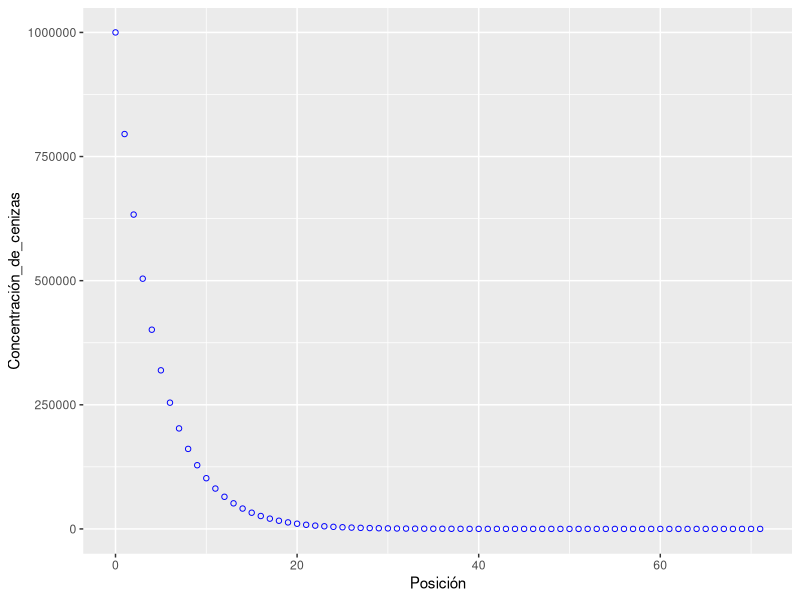
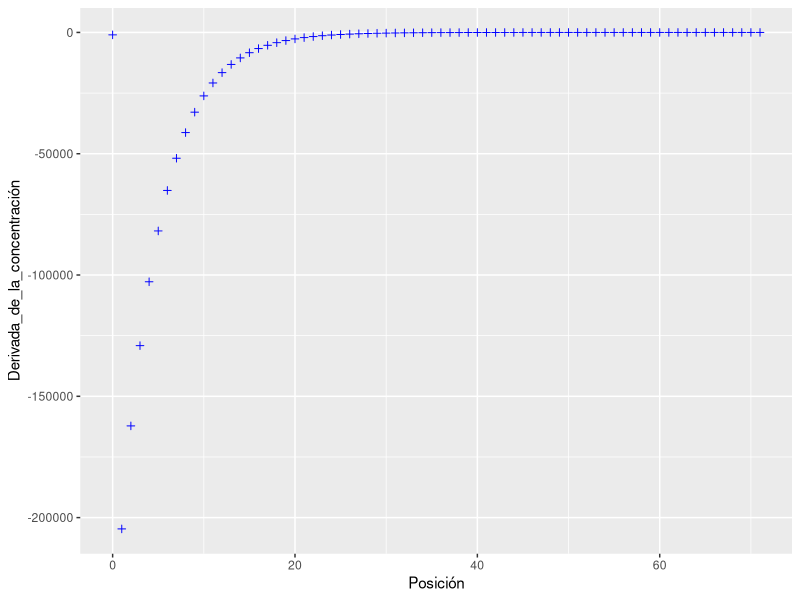
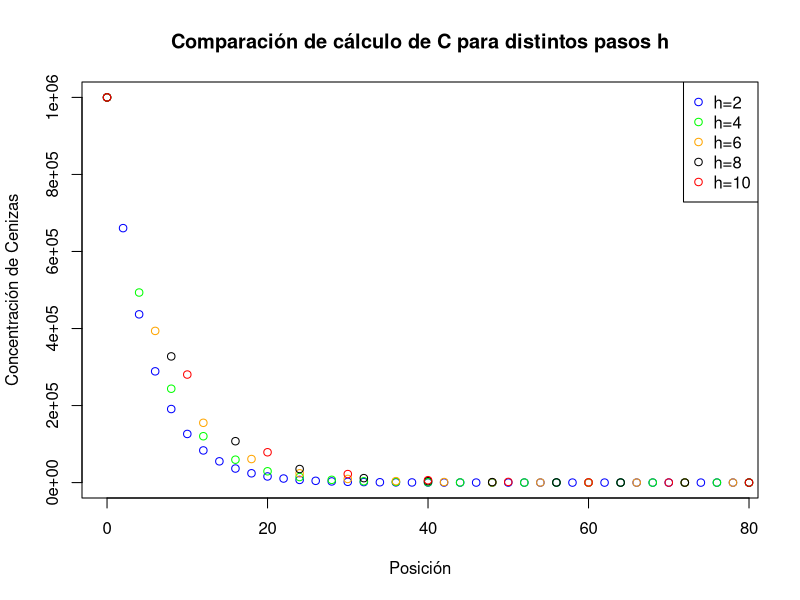
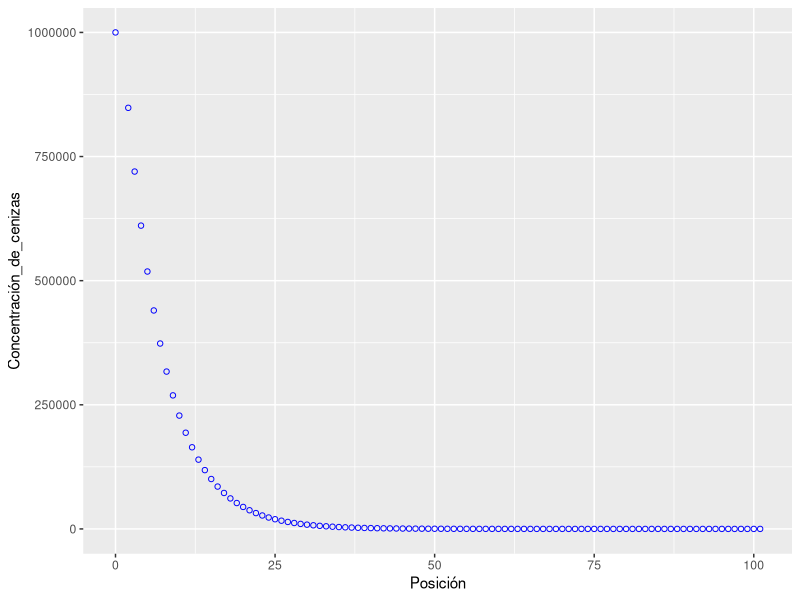
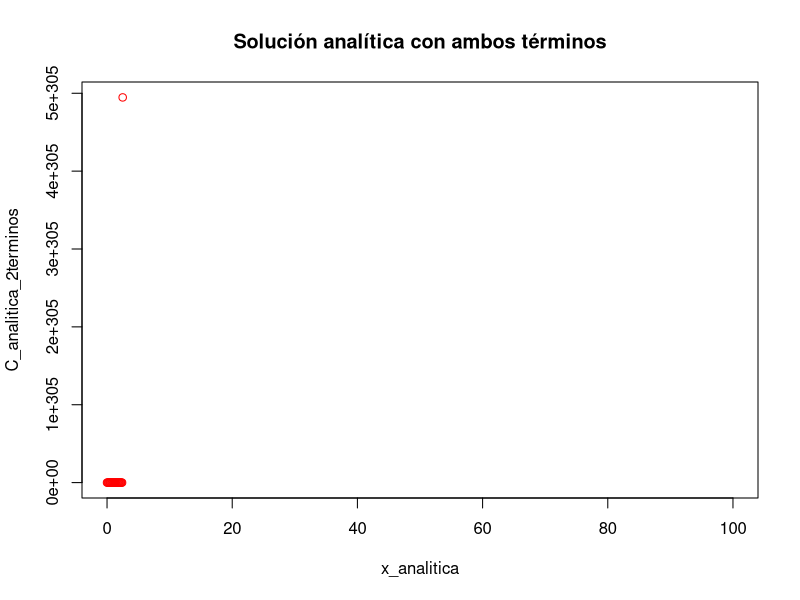
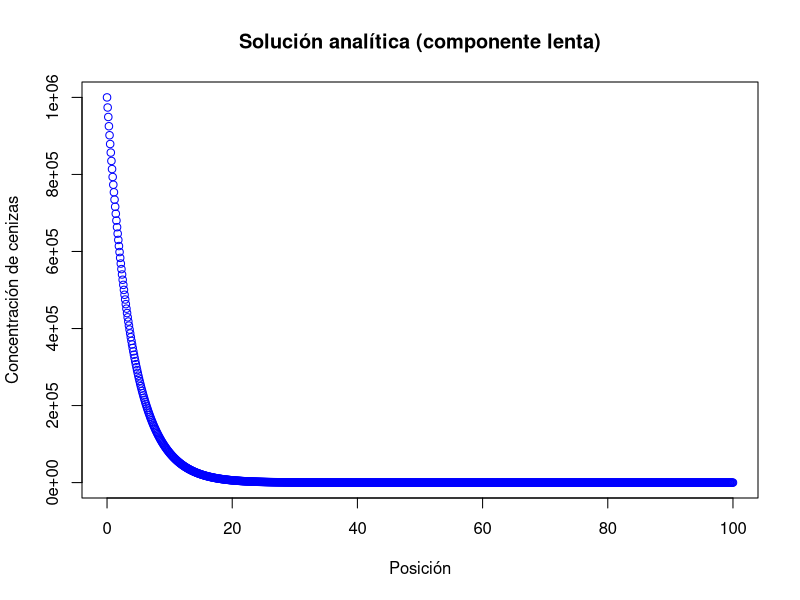
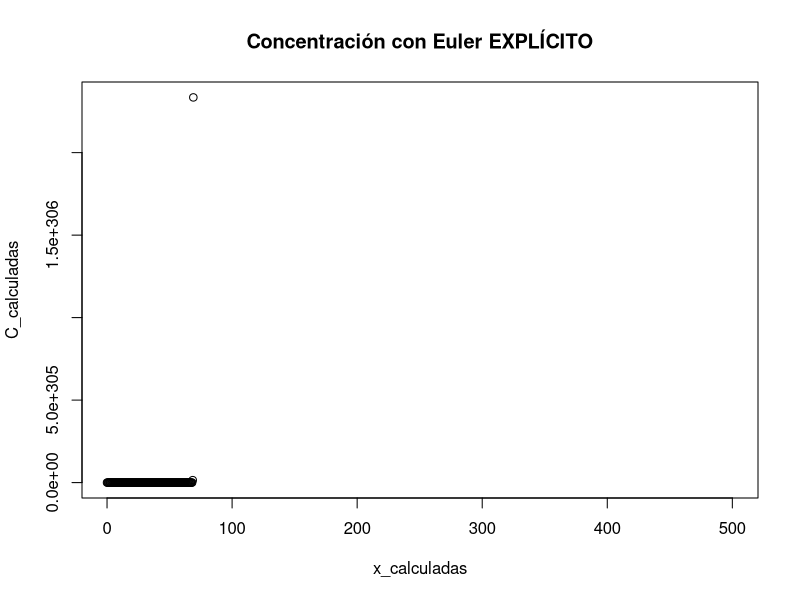
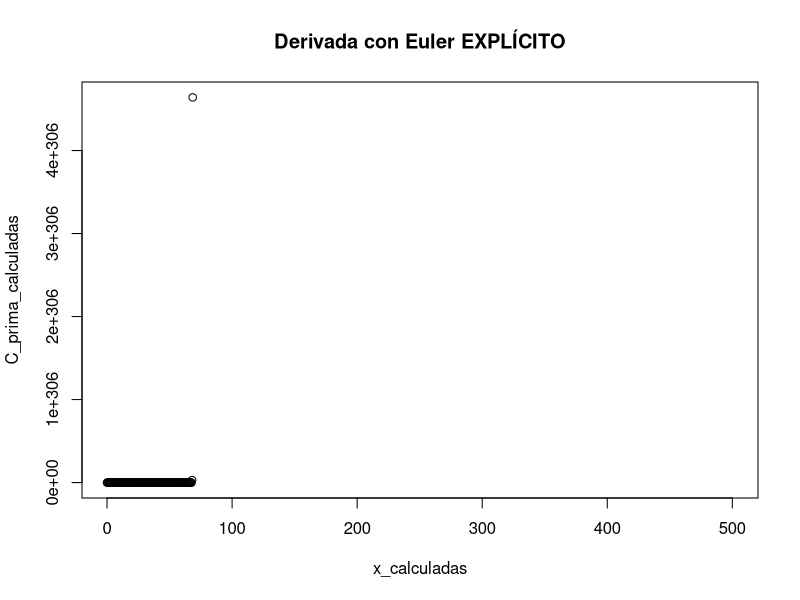

Source code (R) for these figures, in order: (Note: a time limit stopped this script after it produced the figures.)
## ---- chunk 1
h <- 1 #paso elegido
U <- 39 #velocidad del viento
D <- 0.14 #factor de turbulencia
K <- 10 #constante de decaimiento
C <- 1000000 #concentración de cenizas inicial
C_prima <- -1000
x <- 0 #posición inicial

#Para resolver el SEL (Ax=b) usamos Eliminación Gaussiana CON pivoteo parcial:
A <- matrix(c(-1, h, h*(K/D), h*(U/D)-1), nrow = 2, ncol = 2, byrow = TRUE)
print(A) #matriz de coeficientes
## ---- chunk 2
#Pivoteo parcial con fin de reducir el valor del multiplicador al aumentar el elemento de la diagonal
fila <- A[1,]
A[1,] <- A[2,]
A[2,] <- fila

m21 <- A[2,1]/A[1,1] # multiplicador
A[2,] <- A[2,]-m21*A[1,]

# debido a que hay que resolver sucesivamente SEL con la misma matriz A y diferentes b, usamos una descomposición LU de Doolittle para facilitar el cálculo. (A=LU)
Lower <- matrix(c(1, 0, m21, 1), nrow = 2, ncol = 2, byrow = TRUE)
Upper <- A
print("Matriz L:", quote = FALSE)
Lower
print("Matriz U:", quote = FALSE)
Upper
## ---- chunk 3
n <- 0 #cantidad de avances
C_calculadas <- c(C)
C_prima_calculadas <- c(C_prima)
x_calculadas <- c(x)

while (C >= 0.1){ #avanzamos hasta que C sea menor a 0,1 mg/m3
  b <- matrix(c(-C, -C_prima), nrow = 2, ncol = 1, byrow = TRUE)
  
  #intercambio de filas para b del pivoteo parcial
  fila <- b[1,]
  b[1,] <- b[2,]
  b[2,] <- fila
  
  #sistema Ly=b
  vector_y <- matrix(c(b[1,], # y1
                     b[2,]-Lower[2,1]*b[1,]), # y2
                     nrow = 2, ncol = 1, byrow = TRUE)
  #Sistema Ux=y
  vector_x <- matrix(c((vector_y[1,]-Upper[1,2]*(vector_y[2,]/Upper[2, 2]))/Upper[1,1], # u_{n+1} (C)
                       vector_y[2,]/Upper[2, 2]), # v_{n+1} (C')
                       nrow = 2, ncol = 1, byrow = TRUE)
  
  #Valores de la concentración de cenizas y de su derivada en la posición x
  x <- x+h
  n <- n+1
  C <- vector_x[1,]
  C_prima <- vector_x[2,]
  
  #Guardo los valores calculados en vectores:
  C_calculadas <- c(C_calculadas, C)
  C_prima_calculadas <- c(C_prima_calculadas, C_prima)
  x_calculadas <- c(x_calculadas, x)
}
## ---- chunk 4
paste("Se alcanza una concentración de cenizas menor a los 0,1 mg/m3 a los", x, "kilómetros del volcán (distancia medida en dirección a la velocidad del viento).")
## ---- chunk 5
library(ggplot2)
ggplot(data.frame("Posición"=x_calculadas, "Concentración_de_cenizas"=C_calculadas), aes(x=Posición, y=Concentración_de_cenizas)) +
  geom_point(color="blue", shape=1)
## ---- chunk 6
ggplot(data.frame("Posición"=x_calculadas, "Derivada_de_la_concentración"=C_prima_calculadas), aes(x=Posición, y=Derivada_de_la_concentración)) +
  geom_point(color="blue", shape=3)
## ---- chunk 7
C_x_dist_h <- list() #armo una lista de listas

for (i in seq(2, 10, by = 2)){ # vamos aumentando el paso de a 2 km (a partir de 0)
  h <- i
  C <- 1000000 #concentración de cenizas inicial
  C_prima <- -1000
  x <- 0 #posición inicial
  
  # repito el procedimiento con un h general
  A <- matrix(c(-1, h, h*(K/D), h*(U/D)-1), nrow = 2, ncol = 2, byrow = TRUE)
  fila <- A[1,]
  A[1,] <- A[2,]
  A[2,] <- fila
  m21 <- A[2,1]/A[1,1]
  A[2,] <- A[2,]-m21*A[1,]
  Lower <- matrix(c(1, 0, m21, 1), nrow = 2, ncol = 2, byrow = TRUE)
  Upper <- A
  
  n <- 0 #cantidad de avances
  C_calculadas <- c(C)
  C_prima_calculadas <- c(C_prima)
  x_calculadas <- c(x)
  
  while (C >= 0.1){ #avanzamos hasta que C sea menor a 0,1 mg/m3
    b <- matrix(c(-C, -C_prima), nrow = 2, ncol = 1, byrow = TRUE)
  
    #intercambio de filas para b del pivoteo parcial
    fila <- b[1,]
    b[1,] <- b[2,]
    b[2,] <- fila
    
    #sistema Ly=b
    vector_y <- matrix(c(b[1,], # y1
                       b[2,]-Lower[2,1]*b[1,]), # y2
                       nrow = 2, ncol = 1, byrow = TRUE)
    #Sistema Ux=y
    vector_x <- matrix(c((vector_y[1,]-Upper[1,2]*(vector_y[2,]/Upper[2, 2]))/Upper[1,1], # u_{n+1} (C)
                         vector_y[2,]/Upper[2, 2]), # v_{n+1} (C')
                         nrow = 2, ncol = 1, byrow = TRUE)
    
    #Valores de la concentración de cenizas y de su derivada en la posición x
    x <- x+h
    n <- n+1
    C <- vector_x[1,]
    C_prima <- vector_x[2,]
    
    #Guardo los valores calculados en vectores:
    C_calculadas <- c(C_calculadas, C)
    C_prima_calculadas <- c(C_prima_calculadas, C_prima)
    x_calculadas <- c(x_calculadas, x)
  }
  C_x_dist_h[[length(C_x_dist_h) + 1]] <- list("Posición"=x_calculadas, "Concentración_de_cenizas"=C_calculadas)
  # vamos guardando en esta lista los avances calculados con distintos h
}
## ---- chunk 8
# Graficando:
plot(C_x_dist_h[[1]]$Posición, C_x_dist_h[[1]]$Concentración_de_cenizas, col="blue",
     xlab="Posición", ylab="Concentración de Cenizas", 
     main="Comparación de cálculo de C para distintos pasos h")
points(C_x_dist_h[[2]]$Posición, C_x_dist_h[[2]]$Concentración_de_cenizas, col="green")
points(C_x_dist_h[[3]]$Posición, C_x_dist_h[[3]]$Concentración_de_cenizas, col="orange")
points(C_x_dist_h[[4]]$Posición, C_x_dist_h[[4]]$Concentración_de_cenizas, col="black")
points(C_x_dist_h[[5]]$Posición, C_x_dist_h[[5]]$Concentración_de_cenizas, col="red")
legend("topright", 
  legend = c("h=2", "h=4", "h=6", "h=8", "h=10"),
  col = c("blue" ,"green", "orange", "black", "red"), 
  pch = c(1, 1, 1, 1, 1))
## ---- chunk 9
h <- 0.01
C <- 1000000 #concentración de cenizas inicial
C_prima <- -1000
x <- 0 #posición inicial
U <- 39 #velocidad del viento
D <- 0.14 #factor de turbulencia
K <- 10 #constante de decaimiento

A <- matrix(c(-1, h, h*(K/D), h*(U/D)-1), nrow = 2, ncol = 2, byrow = TRUE)
m21 <- A[2,1]/A[1,1]
A[2,] <- A[2,]-m21*A[1,]
Lower <- matrix(c(1, 0, m21, 1), nrow = 2, ncol = 2, byrow = TRUE)
Upper <- A

n <- 0 #cantidad de avances
C_calculadas <- c(C)
C_prima_calculadas <- c(C_prima)
x_calculadas <- c(x)

while (x<1){
    b <- matrix(c(-C, -C_prima), nrow = 2, ncol = 1, byrow = TRUE)
    
    #sistema Ly=b
    vector_y <- matrix(c(b[1,], # y1
                       b[2,]-Lower[2,1]*b[1,]), # y2
                       nrow = 2, ncol = 1, byrow = TRUE)
    #Sistema Ux=y
    vector_x <- matrix(c((vector_y[1,]-Upper[1,2]*(vector_y[2,]/Upper[2, 2]))/Upper[1,1], # u_{n+1} (C)
                         vector_y[2,]/Upper[2, 2]), # v_{n+1} (C')
                         nrow = 2, ncol = 1, byrow = TRUE)
    
    #Valores de la concentración de cenizas y de su derivada en la posición x
    x <- x+h
    n <- n+1
    C <- vector_x[1,]
    C_prima <- vector_x[2,]
    
    C_exacta <- C
}
paste("A los", x,"km se alcanza una concentración de cenizas de C(x=1km)=", C_exacta, "mg/m3. Valor calculado con un paso de h = 0,01 km.")
## ---- chunk 10
h <- 1
pasos_utilizados <- c(NA)
C_obtenidos_dist_h <- c(NA)
error_abs_obtenido_dist_h <- c(NA)
error_rel_obtenido_dist_h <- c(NA)
error_rel <- 100
while (error_rel >= 1) {
  C <- 1000000 #concentración de cenizas inicial
  C_prima <- -1000
  x <- 0 #posición inicial
  
  A <- matrix(c(-1, h, h*(K/D), h*(U/D)-1), nrow = 2, ncol = 2, byrow = TRUE)
  m21 <- A[2,1]/A[1,1]
  A[2,] <- A[2,]-m21*A[1,]
  Lower <- matrix(c(1, 0, m21, 1), nrow = 2, ncol = 2, byrow = TRUE)
  Upper <- A
  
  n <- 0 #cantidad de avances
  C_calculadas <- c(C)
  C_prima_calculadas <- c(C_prima)
  x_calculadas <- c(x)
  while (x<1){
    b <- matrix(c(-C, -C_prima), nrow = 2, ncol = 1, byrow = TRUE)
    
    #sistema Ly=b
    vector_y <- matrix(c(b[1,], # y1
                       b[2,]-Lower[2,1]*b[1,]), # y2
                       nrow = 2, ncol = 1, byrow = TRUE)
    #Sistema Ux=y
    vector_x <- matrix(c((vector_y[1,]-Upper[1,2]*(vector_y[2,]/Upper[2, 2]))/Upper[1,1], # u_{n+1} (C)
                         vector_y[2,]/Upper[2, 2]), # v_{n+1} (C')
                         nrow = 2, ncol = 1, byrow = TRUE)
    
    #Valores de la concentración de cenizas y de su derivada en la posición x
    x <- x+h
    n <- n+1
    C <- vector_x[1,]
    C_prima <- vector_x[2,]
    error_abs <- abs(C-C_exacta)
    error_rel <- (error_abs/C)*100
  }
  pasos_utilizados <- c(pasos_utilizados, h)
  C_obtenidos_dist_h <- c(C_obtenidos_dist_h, C)
  error_abs_obtenido_dist_h <- c(error_abs_obtenido_dist_h, error_abs)
  error_rel_obtenido_dist_h <- c(error_rel_obtenido_dist_h, error_rel)
  h <- h/2
}
data.frame("Paso h utilizado"= pasos_utilizados, "C a 1km"= C_obtenidos_dist_h, "Error absoluto de C"= error_abs_obtenido_dist_h, "Error relativo de C (%)"= error_rel_obtenido_dist_h)
## ---- chunk 11
h <- 1 #paso elegido
U <- 39 #velocidad del viento
D <- 0.14 #factor de turbulencia
# NO uso la K dada de dato
C <- 1000000

K_calib_EI <- 0 #inicializo la cte de decaimiento calibrada con Euler Implícito

while (round(C, digits = 2) != 0.07) {
  K_calib_EI <- K_calib_EI+0.001
  C <- 1000000 #concentración de cenizas inicial
  C_prima <- -1000
  x <- 0 #posición inicial
  C_calculadas_Kcalib_EI <- c(C)
  x_calculadas_Kcalib_EI <- c(x)

  #Eliminación Gaussiana sin pivoteo parcial:
  A <- matrix(c(-1, h, h*(K_calib_EI/D), h*(U/D)-1), nrow = 2, ncol = 2, byrow = TRUE)
  m21 <- A[2,1]/A[1,1] # multiplicador
  A[2,] <- A[2,]-m21*A[1,]
  #Descomposición LU de Doolittle (A=LU)
  Lower <- matrix(c(1, 0, m21, 1), nrow = 2, ncol = 2, byrow = TRUE)
  Upper <- A
  
  for (x in 1:100) { # calculo C(x=100km)
    b <- matrix(c(-C, -C_prima), nrow = 2, ncol = 1, byrow = TRUE)
    #sistema Ly=b
    vector_y <- matrix(c(b[1,], # y1
                       b[2,]-Lower[2,1]*b[1,]), # y2
                       nrow = 2, ncol = 1, byrow = TRUE)
    #Sistema Ux=y
    vector_x <- matrix(c((vector_y[1,]-Upper[1,2]*(vector_y[2,]/Upper[2, 2]))/Upper[1,1], # u_{n+1} (C)
                         vector_y[2,]/Upper[2, 2]), # v_{n+1} (C')
                         nrow = 2, ncol = 1, byrow = TRUE)
    #Valores de la concentración de cenizas y de su derivada en la posición x
    x <- x+h
    C <- vector_x[1,]
    C_prima <- vector_x[2,]
    
    C_calculadas_Kcalib_EI <- c(C_calculadas_Kcalib_EI, C)
    x_calculadas_Kcalib_EI <- c(x_calculadas_Kcalib_EI, x)
  }
  if (K_calib_EI > 100){
    break
  }
}
## ---- chunk 12
paste("A partir de la iteración, se obtuvo que con un coeficiente de decaimiento de ", K_calib_EI, "se obtiene, mediante Euler Implícito, una concentración de cenizas de aproximadamente ", round(C, digits = 2), "mg/m3 a los 100km.")
## ---- chunk 13
library(ggplot2)
ggplot(data.frame("Posición"=x_calculadas_Kcalib_EI, "Concentración_de_cenizas"=C_calculadas_Kcalib_EI), aes(x=Posición, y=Concentración_de_cenizas)) +
  geom_point(color="blue", shape=1)
## ---- chunk 14
C <- 1000000
C_prima <- -1000
x<-0
alfa_1 <- 278.8276032
alfa_2 <- -0.2561746778
beta_1 <- 914.33
beta_2 <- 999085.67

x_analitica <- c(x)
C_analitica_2terminos <- c(C)

for (x in seq(0.1, 100, by = 0.1)) {
  C <- beta_1*exp(alfa_1*x)+beta_2*exp(alfa_2*x) #grafico ambos términos
  C_analitica_2terminos <- c(C_analitica_2terminos, C)
  x_analitica <- c(x_analitica, x)
}
plot(x_analitica, C_analitica_2terminos, col = "red", main = "Solución analítica con ambos términos")
## ---- chunk 15
C <- 1000000
C_prima <- -1000
x<-0
alfa_1 <- 278.8276032
alfa_2 <- -0.2561746778
beta_1 <- 914.33
beta_2 <- 999085.67

x_analitica <- c(x)
C_analitica <- c(C)

for (x in seq(0.1, 100, by = 0.1)) {
  C <- beta_2*exp(alfa_2*x) #grafico el segundo término (componente lenta)
  C_analitica <- c(C_analitica, C)
  x_analitica <- c(x_analitica, x)
}
plot(x_analitica, C_analitica, col = "blue", main = "Solución analítica (componente lenta)",
     xlab = "Posición", ylab= "Concentración de cenizas")
## ---- chunk 16
U <- 39 #velocidad del viento
D <- 0.14 #factor de turbulencia
K <- 10 #constante de decaimiento
C <- 1000000 #concentración de cenizas inicial
C_prima <- -1000
x <- 0 #posición inicial
h <- 0.5 # paso inicial
n <- 0

C_calculadas <- c(C)
C_prima_calculadas <- c(C_prima)
x_calculadas <- c(x)

while (C >= 0.1) {
    C <- C + h*C_prima
    C_prima <- C_prima + h*((U/D)*C_prima+(K/D)*C)
    x <- x+h
    n <- n+1
    
    C_calculadas <- c(C_calculadas, C)
    C_prima_calculadas <- c(C_prima_calculadas, C_prima)
    x_calculadas <- c(x_calculadas, x)
    if (n>1000){
      break # corto el ciclo en caso de que no de
    }
}
plot(x_calculadas, C_calculadas, main = "Concentración con Euler EXPLÍCITO")
plot(x_calculadas, C_prima_calculadas, main = "Derivada con Euler EXPLÍCITO")
## ---- chunk 17
U <- 39 #velocidad del viento
D <- 0.14 #factor de turbulencia
K <- 10 #constante de decaimiento
h <- 0.1
pasos_utilizados <- c(NA)
C_obtenidos_dist_h <- c(NA)
error_abs_obtenido_dist_h <- c(NA)
error_rel_obtenido_dist_h <- c(NA)
error_rel <- 100
C_analitica_en01km <- c(NA)
while (error_rel >= 1) {
  C <- 1000000 #concentración de cenizas inicial
  C_prima <- -1000
  x <- 0 #posición inicial
  n <- 0 #cantidad de avances
  C_calculadas <- c(C)
  C_prima_calculadas <- c(C_prima)
  x_calculadas <- c(x)

  while (x<0.1) { #calculo la concentración a los 0,1km
    C <- C + h*C_prima
    C_prima <- C_prima + h*((U/D)*C_prima+(K/D)*C)
    x <- x+h
    n <- n+1
  }
  error_abs <- abs(C-C_analitica[2]) #errores con respecto a C(x=0.1), sol. analítica
  error_rel <- (error_abs/C)*100
  C_analitica_en01km <- c(C_analitica_en01km, C_analitica[2])
  pasos_utilizados <- c(pasos_utilizados, h)
  C_obtenidos_dist_h <- c(C_obtenidos_dist_h, C)
  error_abs_obtenido_dist_h <- c(error_abs_obtenido_dist_h, error_abs)
  error_rel_obtenido_dist_h <- c(error_rel_obtenido_dist_h, error_rel)
  h <- h/2
  if (h <= 0.0000001){
    print("NO es posible disminuir el error por la inestabilidad del método para este caso")
    break #corto el ciclo en caso de no poder bajar el error relativo
  }
}

data.frame("Paso h utilizado"= pasos_utilizados, "C en 0,1km"= C_obtenidos_dist_h, "C analitica en 0,1km"= C_analitica_en01km, "Error absoluto de C"= error_abs_obtenido_dist_h, "Error relativo de C (%)"= error_rel_obtenido_dist_h)
## ---- chunk 18
U <- 39 #velocidad del viento
D <- 0.14 #factor de turbulencia
K <- 10 #constante de decaimiento
h <- 0.1
pasos_utilizados <- c(NA)
C_obtenidos_dist_h <- c(NA)
error_abs_obtenido_dist_h <- c(NA)
error_rel_obtenido_dist_h <- c(NA)
error_rel <- 100
C_analitica_en01km <- c(NA)
while (error_rel >= 1) {
  C <- 1000000 #concentración de cenizas inicial
  C_prima <- -1000
  x <- 0 #posición inicial
  n <- 0 #cantidad de avances
  C_calculadas <- c(C)
  C_prima_calculadas <- c(C_prima)
  x_calculadas <- c(x)

  while (x<0.1) { #calculo la concentración a los 0,1km
    C <- C + h*C_prima
    C_prima <- C_prima + h*((U/D)*C_prima+(K/D)*C)
    x <- x+h
    n <- n+1
  }
  error_abs <- abs(C-C_analitica_2terminos[2]) #errores con respecto a C(x=0.1), sol. analítica
  error_rel <- (error_abs/C)*100
  C_analitica_en01km <- c(C_analitica_en01km, C_analitica_2terminos[2])
  pasos_utilizados <- c(pasos_utilizados, h)
  C_obtenidos_dist_h <- c(C_obtenidos_dist_h, C)
  error_abs_obtenido_dist_h <- c(error_abs_obtenido_dist_h, error_abs)
  error_rel_obtenido_dist_h <- c(error_rel_obtenido_dist_h, error_rel)
  h <- h/2
  if (h <= 0.0000001){
    print("NO es posible disminuir el error por la inestabilidad del método para este caso")
    break #corto el ciclo en caso de no poder bajar el error relativo
  }
}

data.frame("Paso h utilizado"= pasos_utilizados, "C en 0,1km"= C_obtenidos_dist_h, "C analitica en 0,1km"= C_analitica_en01km, "Error absoluto de C"= error_abs_obtenido_dist_h, "Error relativo de C (%)"= error_rel_obtenido_dist_h)
## ---- chunk 19
h <- 0.000001 #paso elegido
U <- 39 #velocidad del viento
D <- 0.14 #factor de turbulencia
# NO uso la K dada de dato
C <- 1000000
C_calcu_distK_100km <- c(NA)
K_probados <- c(NA)

K_calib_EE <- 0 #inicializo la cte de decaimiento calibrada con Euler Explícito

while (round(C, digits = 2) != 0.07) {
  K_calib_EE <- K_calib_EE+0.001
  C <- 1000000 #concentración de cenizas inicial
  C_prima <- -1000
  x <- 0 #posición inicial
  C_calculadas_Kcalib <- c(C)
  x_calculadas_Kcalib <- c(x)
  
  for (x in 1:100) { # calculo C(x=100km)
    C <- C + h*C_prima
    C_prima <- C_prima + h*((U/D)*C_prima+(K_calib_EE/D)*C)
    x <- x+h
    
    C_calculadas_Kcalib <- c(C_calculadas_Kcalib, C)
    x_calculadas_Kcalib <- c(x_calculadas_Kcalib, x)
  }
  K_probados <- c(K_probados, K_calib_EE)
  C_calcu_distK_100km <-c(C_calcu_distK_100km, C)
  if (K_calib_EE > 100){
    print("No se encontro un K que cumpla con C(x=100km) = 0,07 mg/m3")
    break
  }
}
## ---- chunk 20
head(data.frame("K_probado"=K_probados, "C(x=100km)"=C_calcu_distK_100km))
tail(data.frame("K_probado"=K_probados, "C(x=100km)"=C_calcu_distK_100km))
## ---- chunk 21
h <- 1 #paso elegido
U <- 39 #velocidad del viento
D <- 0.14 #factor de turbulencia
K <- 10 #constante de decaimiento
C <- 1000000 #concentración de cenizas inicial
C_prima <- -1000
x <- 0 #posición inicial

#Para resolver el SEL (Ax=b) usamos Eliminación Gaussiana CON pivoteo parcial:
A <- matrix(c(-1, h/2, (h/2)*(K/D), (h/2)*(U/D)-1), nrow = 2, ncol = 2, byrow = TRUE)
print(A) #matriz de coeficientes
## ---- chunk 22
#Pivoteo parcial con fin de reducir el valor del multiplicador al aumentar el elemento de la diagonal
fila <- A[1,]
A[1,] <- A[2,]
A[2,] <- fila

m21 <- A[2,1]/A[1,1] # multiplicador
A[2,] <- A[2,]-m21*A[1,]

# debido a que hay que resolver sucesivamente SEL con la misma matriz A y diferentes b, usamos una descomposición LU de Doolittle para facilitar el cálculo. (A=LU)
Lower <- matrix(c(1, 0, m21, 1), nrow = 2, ncol = 2, byrow = TRUE)
Upper <- A
print("Matriz L:", quote = FALSE)
Lower
print("Matriz U:", quote = FALSE)
Upper
## ---- chunk 23
n <- 0 #cantidad de avances
C_calculadas <- c(C)
C_prima_calculadas <- c(C_prima)
x_calculadas <- c(x)

while (C >= 0.1){ #avanzamos hasta que C sea menor a 0,1 mg/m3
  b <- matrix(c((-C-(h/2)*C_prima), (-(h/2)*(K/D)*C-((h/2)*(U/D)+1)*C_prima)), nrow = 2, ncol = 1, byrow = TRUE)
  
  #intercambio de filas para b del pivoteo parcial
  fila <- b[1,]
  b[1,] <- b[2,]
  b[2,] <- fila
  
  #sistema Ly=b
  vector_y <- matrix(c(b[1,], # y1
                     b[2,]-Lower[2,1]*b[1,]), # y2
                     nrow = 2, ncol = 1, byrow = TRUE)
  #Sistema Ux=y
  vector_x <- matrix(c((vector_y[1,]-Upper[1,2]*(vector_y[2,]/Upper[2, 2]))/Upper[1,1], # u_{n+1} (C)
                       vector_y[2,]/Upper[2, 2]), # v_{n+1} (C')
                       nrow = 2, ncol = 1, byrow = TRUE)
  
  #Valores de la concentración de cenizas y de su derivada en la posición x
  x <- x+h
  n <- n+1
  C <- vector_x[1,]
  C_prima <- vector_x[2,]
  
  #Guardo los valores calculados en vectores:
  C_calculadas <- c(C_calculadas, C)
  C_prima_calculadas <- c(C_prima_calculadas, C_prima)
  x_calculadas <- c(x_calculadas, x)
}
## ---- chunk 24
paste("Se alcanza una concentración de cenizas menor a los 0,1 mg/m3 a los", x, "kilómetros del volcán (distancia medida en dirección a la velocidad del viento).")
## ---- chunk 25
library(ggplot2)
ggplot(data.frame("Posición"=x_calculadas, "Concentración_de_cenizas"=C_calculadas), aes(x=Posición, y=Concentración_de_cenizas)) +
  geom_point(color="blue", shape=1)
## ---- chunk 26
ggplot(data.frame("Posición"=x_calculadas, "Derivada_de_la_concentración"=C_prima_calculadas), aes(x=Posición, y=Derivada_de_la_concentración)) +
  geom_point(color="blue", shape=3)
## ---- chunk 27
C_x_dist_Pond <- list() #armo una lista de listas

h <- 1 #paso elegido
U <- 39 #velocidad del viento
D <- 0.14 #factor de turbulencia
K <- 10 #constante de decaimiento

for (Pond in seq(0.5, 1, by = 0.1)) { 
  C <- 1000000 #concentración de cenizas inicial
  C_prima <- -1000
  x <- 0 #posición inicial
  
  #Eliminación Gaussiana CON pivoteo parcial:
  A <- matrix(c(-1, Pond*h, (Pond*h)*(K/D), (Pond*h)*(U/D)-1), nrow = 2, ncol = 2, byrow = TRUE)
  
  #Pivoteo parcial
  fila <- A[1,]
  A[1,] <- A[2,]
  A[2,] <- fila
  
  m21 <- A[2,1]/A[1,1] # multiplicador
  A[2,] <- A[2,]-m21*A[1,]
  
  #descomposición LU de Doolittle (A=LU)
  Lower <- matrix(c(1, 0, m21, 1), nrow = 2, ncol = 2, byrow = TRUE)
  Upper <- A
  
  n <- 0 #cantidad de avances
  C_calculadas <- c(C)
  C_prima_calculadas <- c(C_prima)
  x_calculadas <- c(x)
  
  while (C >= 0.1){ #avanzamos hasta que C sea menor a 0,1 mg/m3
    b <- matrix(c((-C-((1-Pond)*h)*C_prima), (-((1-Pond)*h)*(K/D)*C-(((1-Pond)*h)*(U/D)+1)*C_prima)), nrow = 2, ncol = 1, byrow = TRUE)
    
    #intercambio de filas para b del pivoteo parcial
    fila <- b[1,]
    b[1,] <- b[2,]
    b[2,] <- fila
    
    #sistema Ly=b
    vector_y <- matrix(c(b[1,], # y1
                       b[2,]-Lower[2,1]*b[1,]), # y2
                       nrow = 2, ncol = 1, byrow = TRUE)
    #Sistema Ux=y
    vector_x <- matrix(c((vector_y[1,]-Upper[1,2]*(vector_y[2,]/Upper[2, 2]))/Upper[1,1], # u_{n+1} (C)
                         vector_y[2,]/Upper[2, 2]), # v_{n+1} (C')
                         nrow = 2, ncol = 1, byrow = TRUE)
    #Valores de la concentración de cenizas y de su derivada en la posición x
    x <- x+h
    n <- n+1
    C <- vector_x[1,]
    C_prima <- vector_x[2,]
    
    #Guardo los valores calculados en vectores:
    C_calculadas <- c(C_calculadas, C)
    C_prima_calculadas <- c(C_prima_calculadas, C_prima)
    x_calculadas <- c(x_calculadas, x)
  }
  C_x_dist_Pond[[length(C_x_dist_Pond) + 1]] <- list("Posición"=x_calculadas, "Concentración_de_cenizas"=C_calculadas, "Derivada"=C_prima_calculadas)
  # vamos guardando en esta lista los avances calculados con distintas ponderaciones
}
## ---- chunk 28
# Graficando:
plot(C_x_dist_Pond[[1]]$Posición, C_x_dist_Pond[[1]]$Concentración_de_cenizas, col="blue",
     xlab="Posición", ylab="Concentración de Cenizas", 
     main="Comparación de cálculo de C para distintas ponderaciones")
points(C_x_dist_Pond[[2]]$Posición, C_x_dist_Pond[[2]]$Concentración_de_cenizas, col="black")
points(C_x_dist_Pond[[3]]$Posición, C_x_dist_Pond[[3]]$Concentración_de_cenizas, col="orange")
points(C_x_dist_Pond[[4]]$Posición, C_x_dist_Pond[[4]]$Concentración_de_cenizas, col="red")
points(C_x_dist_Pond[[5]]$Posición, C_x_dist_Pond[[5]]$Concentración_de_cenizas, col="purple")
points(C_x_dist_Pond[[6]]$Posición, C_x_dist_Pond[[6]]$Concentración_de_cenizas, col="green")
lines(x_analitica, C_analitica)
legend("topright", 
  legend = c("Pond=0,5", "Pond=0,6", "Pond=0,7", "Pond=0,8", "Pond=0,9", "Pond=1"),
  col = c("blue" ,"black", "orange", "red", "purple", "green"), 
  pch = c(1, 1, 1, 1, 1, 1))
## ---- chunk 29
# Graficando:
plot(C_x_dist_Pond[[1]]$Posición, C_x_dist_Pond[[1]]$Derivada, col="blue",
     xlab="Posición", ylab="Derivada de la Concentración", 
     main="Comparación de cálculo de C' para distintas ponderaciones", pch = c(2))
points(C_x_dist_Pond[[2]]$Posición, C_x_dist_Pond[[2]]$Derivada, col="black", pch = c(2))
points(C_x_dist_Pond[[3]]$Posición, C_x_dist_Pond[[3]]$Derivada, col="orange", pch = c(2))
points(C_x_dist_Pond[[4]]$Posición, C_x_dist_Pond[[4]]$Derivada, col="red", pch = c(2))
points(C_x_dist_Pond[[5]]$Posición, C_x_dist_Pond[[5]]$Derivada, col="purple", pch = c(2))
points(C_x_dist_Pond[[6]]$Posición, C_x_dist_Pond[[6]]$Derivada, col="green", pch = c(2))
legend("topright", 
  legend = c("Pond=0,5", "Pond=0,6", "Pond=0,7", "Pond=0,8", "Pond=0,9", "Pond=1"),
  col = c("blue" ,"black", "orange", "red", "purple", "green"), 
  pch = c(2, 2, 2, 2, 2, 2))
## ---- chunk 30
paste("Utilizando una ponderación de Pond=0,8. Obtenemos que se alcanza una concentración de cenizas menor a los 0,1 mg/m3 a los", C_x_dist_Pond[[4]]$Posición[[length(C_x_dist_Pond[[4]]$Posición)]], "kilómetros del volcán (distancia medida en dirección a la velocidad del viento).")
## ---- chunk 31
C_x_dist_h <- list() #armo una lista de listas

Pond <- 0.8 #PONDERACIÓN ELEGIDA
U <- 39 #velocidad del viento
D <- 0.14 #factor de turbulencia
K <- 10 #constante de decaimiento

for (h in seq(2, 18, by = 4)) { 
  C <- 1000000 #concentración de cenizas inicial
  C_prima <- -1000
  x <- 0 #posición inicial
  
  #Eliminación Gaussiana CON pivoteo parcial:
  A <- matrix(c(-1, Pond*h, (Pond*h)*(K/D), (Pond*h)*(U/D)-1), nrow = 2, ncol = 2, byrow = TRUE)
  
  #Pivoteo parcial
  fila <- A[1,]
  A[1,] <- A[2,]
  A[2,] <- fila
  
  m21 <- A[2,1]/A[1,1] # multiplicador
  A[2,] <- A[2,]-m21*A[1,]
  
  #descomposición LU de Doolittle (A=LU)
  Lower <- matrix(c(1, 0, m21, 1), nrow = 2, ncol = 2, byrow = TRUE)
  Upper <- A
  
  n <- 0 #cantidad de avances
  C_calculadas <- c(C)
  C_prima_calculadas <- c(C_prima)
  x_calculadas <- c(x)
  
  while (C >= 0.1){ #avanzamos hasta que C sea menor a 0,1 mg/m3
    b <- matrix(c((-C-((1-Pond)*h)*C_prima), (-((1-Pond)*h)*(K/D)*C-(((1-Pond)*h)*(U/D)+1)*C_prima)), nrow = 2, ncol = 1, byrow = TRUE)
    
    #intercambio de filas para b del pivoteo parcial
    fila <- b[1,]
    b[1,] <- b[2,]
    b[2,] <- fila
    
    #sistema Ly=b
    vector_y <- matrix(c(b[1,], # y1
                       b[2,]-Lower[2,1]*b[1,]), # y2
                       nrow = 2, ncol = 1, byrow = TRUE)
    #Sistema Ux=y
    vector_x <- matrix(c((vector_y[1,]-Upper[1,2]*(vector_y[2,]/Upper[2, 2]))/Upper[1,1], # u_{n+1} (C)
                         vector_y[2,]/Upper[2, 2]), # v_{n+1} (C')
                         nrow = 2, ncol = 1, byrow = TRUE)
    #Valores de la concentración de cenizas y de su derivada en la posición x
    x <- x+h
    n <- n+1
    C <- vector_x[1,]
    C_prima <- vector_x[2,]
    
    #Guardo los valores calculados en vectores:
    C_calculadas <- c(C_calculadas, C)
    C_prima_calculadas <- c(C_prima_calculadas, C_prima)
    x_calculadas <- c(x_calculadas, x)
  }
  C_x_dist_h[[length(C_x_dist_h) + 1]] <- list("Posición"=x_calculadas, "Concentración_de_cenizas"=C_calculadas, "Derivada"=C_prima_calculadas)
  # vamos guardando en esta lista los avances calculados con distintos pasos de cálculo
}
## ---- chunk 32
# Graficando:
plot(C_x_dist_h[[1]]$Posición, C_x_dist_h[[1]]$Concentración_de_cenizas, col="blue",
     xlab="Posición", ylab="Concentración de Cenizas", 
     main="Comparación de cálculo de C para distintos pasos h", sub = "Pond=0,8")
points(C_x_dist_h[[2]]$Posición, C_x_dist_h[[2]]$Concentración_de_cenizas, col="green")
points(C_x_dist_h[[3]]$Posición, C_x_dist_h[[3]]$Concentración_de_cenizas, col="orange")
points(C_x_dist_h[[4]]$Posición, C_x_dist_h[[4]]$Concentración_de_cenizas, col="black")
points(C_x_dist_h[[5]]$Posición, C_x_dist_h[[5]]$Concentración_de_cenizas, col="red")
lines(x_analitica, C_analitica)
legend("topright", 
  legend = c("h=2", "h=6", "h=10", "h=14", "h=18"),
  col = c("blue" ,"green", "orange", "black", "red"), 
  pch = c(1, 1, 1, 1, 1))
## ---- chunk 33
# Graficando:
plot(C_x_dist_h[[1]]$Posición, C_x_dist_h[[1]]$Derivada, col="blue",
     xlab="Posición", ylab="Concentración de Cenizas", 
     main="Comparación de cálculo de C' para distintos pasos h", pch = c(2), sub = "Pond=0,8")
points(C_x_dist_h[[2]]$Posición, C_x_dist_h[[2]]$Derivada, col="green", pch = c(2))
points(C_x_dist_h[[3]]$Posición, C_x_dist_h[[3]]$Derivada, col="orange", pch = c(2))
points(C_x_dist_h[[4]]$Posición, C_x_dist_h[[4]]$Derivada, col="black", pch = c(2))
points(C_x_dist_h[[5]]$Posición, C_x_dist_h[[5]]$Derivada, col="red", pch = c(2))
legend("topright", 
  legend = c("h=2", "h=6", "h=10", "h=14", "h=18"),
  col = c("blue" ,"green", "orange", "black", "red"), 
  pch = c(2, 2, 2, 2, 2))
## ---- chunk 34
U <- 39 #velocidad del viento
D <- 0.14 #factor de turbulencia
K <- 10 #constante de decaimiento
Pond <- 0.8
h <- 1 # paso inicial
pasos_utilizados <- c(NA)
C_obtenidos_dist_h <- c(NA)
C_a_1km_analitico <- c(NA)
error_abs_obtenido_dist_h <- c(NA)
error_rel_obtenido_dist_h <- c(NA)
error_rel <- 100
while (error_rel >= 1) {
  C <- 1000000 #concentración de cenizas inicial
  C_prima <- -1000
  x <- 0 #posición inicial
  
  #Eliminación Gaussiana sin pivoteo
  A <- matrix(c(-1, Pond*h, (Pond*h)*(K/D), (Pond*h)*(U/D)-1), nrow = 2, ncol = 2, byrow = TRUE)
  m21 <- A[2,1]/A[1,1]
  A[2,] <- A[2,]-m21*A[1,]
  Lower <- matrix(c(1, 0, m21, 1), nrow = 2, ncol = 2, byrow = TRUE)
  Upper <- A
  
  n <- 0 #cantidad de avances
  C_calculadas <- c(C)
  C_prima_calculadas <- c(C_prima)
  x_calculadas <- c(x)
  while (x<1){
    b <- matrix(c((-C-((1-Pond)*h)*C_prima), (-((1-Pond)*h)*(K/D)*C-(((1-Pond)*h)*(U/D)+1)*C_prima)), nrow = 2, ncol = 1, byrow = TRUE)
    #sistema Ly=b
    vector_y <- matrix(c(b[1,], # y1
                       b[2,]-Lower[2,1]*b[1,]), # y2
                       nrow = 2, ncol = 1, byrow = TRUE)
    #Sistema Ux=y
    vector_x <- matrix(c((vector_y[1,]-Upper[1,2]*(vector_y[2,]/Upper[2, 2]))/Upper[1,1], # u_{n+1} (C)
                         vector_y[2,]/Upper[2, 2]), # v_{n+1} (C')
                         nrow = 2, ncol = 1, byrow = TRUE)
    #Valores de la concentración de cenizas y de su derivada en la posición x
    x <- x+h
    n <- n+1
    C <- vector_x[1,]
    C_prima <- vector_x[2,]
    error_abs <- abs(C-C_analitica[11]) #ERROR EXACTO
    error_rel <- (error_abs/C)*100
    C_calculadas <- c(C_calculadas, C)
  }
  pasos_utilizados <- c(pasos_utilizados, h)
  C_obtenidos_dist_h <- c(C_obtenidos_dist_h, C)
  C_a_1km_analitico <- c(C_a_1km_analitico, C_analitica[11])
  error_abs_obtenido_dist_h <- c(error_abs_obtenido_dist_h, error_abs)
  error_rel_obtenido_dist_h <- c(error_rel_obtenido_dist_h, error_rel)
  h <- h/2
}
data.frame("Paso h utilizado"= pasos_utilizados, "C a 1km"= C_obtenidos_dist_h, "C a 1km_analitica" = C_a_1km_analitico, "Error absoluto de C"= error_abs_obtenido_dist_h, "Error relativo de C (%)"= error_rel_obtenido_dist_h)
## ---- chunk 35
Pond <- 0.8
h <- 1 #paso elegido
U <- 39 #velocidad del viento
D <- 0.14 #factor de turbulencia
# NO uso la K dada de dato
C <- 1000000

K_calib_CN <- 0 #inicializo la cte de decaimiento calibrada con Euler Implícito

while (round(C, digits = 2) != 0.07) {
  K_calib_CN <- K_calib_CN+0.001
  C <- 1000000 #concentración de cenizas inicial
  C_prima <- -1000
  x <- 0 #posición inicial
  C_calculadas_Kcalib_CN <- c(C)
  x_calculadas_Kcalib_CN <- c(x)

  #Eliminación Gaussiana sin pivoteo parcial:
  A <- matrix(c(-1, Pond*h, (Pond*h)*(K_calib_CN/D), (Pond*h)*(U/D)-1), nrow = 2, ncol = 2, byrow = TRUE)
  m21 <- A[2,1]/A[1,1] # multiplicador
  A[2,] <- A[2,]-m21*A[1,]
  #Descomposición LU de Doolittle (A=LU)
  Lower <- matrix(c(1, 0, m21, 1), nrow = 2, ncol = 2, byrow = TRUE)
  Upper <- A
  
  for (x in 1:100) { # calculo C(x=100km)
    b <- matrix(c((-C-((1-Pond)*h)*C_prima), (-((1-Pond)*h)*(K_calib_CN/D)*C-(((1-Pond)*h)*(U/D)+1)*C_prima)), nrow = 2, ncol = 1, byrow = TRUE)
    #sistema Ly=b
    vector_y <- matrix(c(b[1,], # y1
                       b[2,]-Lower[2,1]*b[1,]), # y2
                       nrow = 2, ncol = 1, byrow = TRUE)
    #Sistema Ux=y
    vector_x <- matrix(c((vector_y[1,]-Upper[1,2]*(vector_y[2,]/Upper[2, 2]))/Upper[1,1], # u_{n+1} (C)
                         vector_y[2,]/Upper[2, 2]), # v_{n+1} (C')
                         nrow = 2, ncol = 1, byrow = TRUE)
    #Valores de la concentración de cenizas y de su derivada en la posición x
    x <- x+h
    C <- vector_x[1,]
    C_prima <- vector_x[2,]
    
    C_calculadas_Kcalib_CN <- c(C_calculadas_Kcalib_CN, C)
    x_calculadas_Kcalib_CN <- c(x_calculadas_Kcalib_CN, x)
  }
  if (K_calib_CN > 100){
    break
  }
}
## ---- chunk 36
paste("A partir de la iteración, se obtuvo que con un coeficiente de decaimiento de ", K_calib_CN, "se obtiene, mediante Crank-Nicolson, una concentración de cenizas de aproximadamente ", round(C, digits = 2), "mg/m3 a los 100km.")
## ---- chunk 37
plot(x_calculadas_Kcalib_EI, C_calculadas_Kcalib_EI, col = "blue", main = "EI K=6,96 contra CN K=6,72")
points(x_calculadas_Kcalib_CN, C_calculadas_Kcalib_CN, pch = c(2), col = "orange")
lines(x_analitica, C_analitica)
legend("topright", 
  legend = c("Euler Implícito K=6,96", "Crank-Nicolson K=6,72", "CN con K=10 (dato)"),
  col = c("blue" ,"orange"),
  pch = c(1, 2))
## ---- chunk 38
h <- 1 #paso elegido
U <- 39 #velocidad del viento
D <- 0.14 #factor de turbulencia
C <- 1000000 #concentración de cenizas inicial
C_prima <- -1000
x <- 0 #posición inicial
C_calculadas_EI_conKcalib_CN <- c(C)
x_calculadas_EI_conKcalib_CN <- c(x)

#Eliminación Gaussiana sin pivoteo parcial:
A <- matrix(c(-1, h, h*(K_calib_CN/D), h*(U/D)-1), nrow = 2, ncol = 2, byrow = TRUE)
m21 <- A[2,1]/A[1,1] # multiplicador
A[2,] <- A[2,]-m21*A[1,]
#Descomposición LU de Doolittle (A=LU)
Lower <- matrix(c(1, 0, m21, 1), nrow = 2, ncol = 2, byrow = TRUE)
Upper <- A

for (x in 1:100) { # calculo C(x=100km)
  b <- matrix(c(-C, -C_prima), nrow = 2, ncol = 1, byrow = TRUE)
  #sistema Ly=b
  vector_y <- matrix(c(b[1,], # y1
                     b[2,]-Lower[2,1]*b[1,]), # y2
                     nrow = 2, ncol = 1, byrow = TRUE)
  #Sistema Ux=y
  vector_x <- matrix(c((vector_y[1,]-Upper[1,2]*(vector_y[2,]/Upper[2, 2]))/Upper[1,1], # u_{n+1} (C)
                       vector_y[2,]/Upper[2, 2]), # v_{n+1} (C')
                       nrow = 2, ncol = 1, byrow = TRUE)
  #Valores de la concentración de cenizas y de su derivada en la posición x
  x <- x+h
  C <- vector_x[1,]
  C_prima <- vector_x[2,]
  
  C_calculadas_EI_conKcalib_CN <- c(C_calculadas_EI_conKcalib_CN, C)
  x_calculadas_EI_conKcalib_CN <- c(x_calculadas_EI_conKcalib_CN, x)
}
## ---- chunk 39
plot(x_calculadas_Kcalib_EI, C_calculadas_Kcalib_EI, col = "blue", main = "EI K=6,96 contra EI K=6,72")
points(x_calculadas_EI_conKcalib_CN, C_calculadas_EI_conKcalib_CN, pch = c(3), col = "orange")
lines(x_analitica, C_analitica)
legend("topright", 
  legend = c("Euler Implícito K=6,96", "Euler Implícito K=6,72"),
  col = c("blue" ,"orange"), 
  pch = c(1, 3))
## ---- chunk 40
Pond <- 0.8
h <- 1 #paso elegido
U <- 39 #velocidad del viento
D <- 0.14 #factor de turbulencia
C <- 1000000 #concentración de cenizas inicial
C_prima <- -1000
x <- 0 #posición inicial
C_calculadas_CN_conKcalib_EI <- c(C)
x_calculadas_CN_conKcalib_EI <- c(x)

#Eliminación Gaussiana sin pivoteo parcial:
A <- matrix(c(-1, Pond*h, (Pond*h)*(K_calib_EI/D), (Pond*h)*(U/D)-1), nrow = 2, ncol = 2, byrow = TRUE)
m21 <- A[2,1]/A[1,1] # multiplicador
A[2,] <- A[2,]-m21*A[1,]
#Descomposición LU de Doolittle (A=LU)
Lower <- matrix(c(1, 0, m21, 1), nrow = 2, ncol = 2, byrow = TRUE)
Upper <- A

for (x in 1:100) { # calculo C(x=100km)
  b <- matrix(c((-C-((1-Pond)*h)*C_prima), (-((1-Pond)*h)*(K_calib_EI/D)*C-(((1-Pond)*h)*(U/D)+1)*C_prima)), nrow = 2, ncol = 1, byrow = TRUE)
  #sistema Ly=b
  vector_y <- matrix(c(b[1,], # y1
                     b[2,]-Lower[2,1]*b[1,]), # y2
                     nrow = 2, ncol = 1, byrow = TRUE)
  #Sistema Ux=y
  vector_x <- matrix(c((vector_y[1,]-Upper[1,2]*(vector_y[2,]/Upper[2, 2]))/Upper[1,1], # u_{n+1} (C)
                       vector_y[2,]/Upper[2, 2]), # v_{n+1} (C')
                       nrow = 2, ncol = 1, byrow = TRUE)
  #Valores de la concentración de cenizas y de su derivada en la posición x
  x <- x+h
  C <- vector_x[1,]
  C_prima <- vector_x[2,]
  
  C_calculadas_CN_conKcalib_EI <- c(C_calculadas_CN_conKcalib_EI, C)
  x_calculadas_CN_conKcalib_EI <- c(x_calculadas_CN_conKcalib_EI, x)
}
## ---- chunk 41
plot(x_calculadas_Kcalib_CN, C_calculadas_Kcalib_CN, col = "blue", main = "CN K=6,96 contra CN K=6,72", pch =c(4))
points(x_calculadas_CN_conKcalib_EI, C_calculadas_CN_conKcalib_EI, pch = c(2), col = "orange")
lines(x_analitica, C_analitica)
legend("topright", 
  legend = c("Crank-Nicolson K=6,96", "Crank-Nicolson K=6,72"),
  col = c("blue" ,"orange"), 
  pch = c(4, 2))
## ---- chunk 42
h1 <- 1
h2 <- 0.5
for (i in 1:2) {
  h <- h1
  if (i==2){
    h <- h2
  }
  C <- 1000000 #concentración de cenizas inicial
  C_prima <- -1000
  x <- 0 #posición inicial
  
  A <- matrix(c(-1, h, h*(K/D), h*(U/D)-1), nrow = 2, ncol = 2, byrow = TRUE)
  m21 <- A[2,1]/A[1,1]
  A[2,] <- A[2,]-m21*A[1,]
  Lower <- matrix(c(1, 0, m21, 1), nrow = 2, ncol = 2, byrow = TRUE)
  Upper <- A
  n <- 0 #cantidad de avances
  C_calculadas <- c(C)
  C_prima_calculadas <- c(C_prima)
  x_calculadas <- c(x)
  while (x<1){
    b <- matrix(c(-C, -C_prima), nrow = 2, ncol = 1, byrow = TRUE)
    #sistema Ly=b
    vector_y <- matrix(c(b[1,], # y1
                       b[2,]-Lower[2,1]*b[1,]), # y2
                       nrow = 2, ncol = 1, byrow = TRUE)
    #Sistema Ux=y
    vector_x <- matrix(c((vector_y[1,]-Upper[1,2]*(vector_y[2,]/Upper[2, 2]))/Upper[1,1], # u_{n+1} (C)
                         vector_y[2,]/Upper[2, 2]), # v_{n+1} (C')
                         nrow = 2, ncol = 1, byrow = TRUE)
    #Valores de la concentración de cenizas y de su derivada en la posición x
    x <- x+h
    n <- n+1
    C <- vector_x[1,]
    C_prima <- vector_x[2,]
  }
  if (h==1){
    error_abs_h1_EI <- C-C_analitica[11]
  }
  if (h==0.5){
    error_abs_h2_EI <- C-C_analitica[11] 
  }
}
p_EI <- log(error_abs_h2_EI/error_abs_h1_EI)/log(h2/h1)

paste("El orden de precisión experimental para Euler Implícito es:", p_EI)
## ---- chunk 43
for (i in 1:2) {
  h <- h1
  if (i==2){
    h <- h2
  }
  C <- 1000000 #concentración de cenizas inicial
  C_prima <- -1000
  x <- 0 #posición inicial
  n <- 0 #cantidad de avances
  while (x<1){
    C <- C + h*C_prima
    C_prima <- C_prima + h*((U/D)*C_prima+(K/D)*C)
    x <- x+h
    n <- n+1
  }
  if (h==1){
    error_abs_h1_EE <- C-C_analitica[11]
  }
  if (h==0.5){
    error_abs_h2_EE <- C-C_analitica[11] 
  }
}
p_EE <- log(error_abs_h2_EE/error_abs_h1_EE)/log(h2/h1)

paste("El orden de precisión experimental para Euler Explícito es:", p_EE)
## ---- chunk 44
for (j in 1:3){
  if (j==1){
    Pond <- 0.6
  }
  if (j==2){
    Pond <- 0.8
  }
  if (j==3){
    Pond <- 1
  }
  for (i in 1:2) {
    h <- h1
    if (i==2){
      h <- h2
    }
    C <- 1000000 #concentración de cenizas inicial
    C_prima <- -1000
    x <- 0 #posición inicial
    
    A <- matrix(c(-1, Pond*h, (Pond*h)*(K/D), (Pond*h)*(U/D)-1), nrow = 2, ncol = 2, byrow = TRUE)
    m21 <- A[2,1]/A[1,1]
    A[2,] <- A[2,]-m21*A[1,]
    Lower <- matrix(c(1, 0, m21, 1), nrow = 2, ncol = 2, byrow = TRUE)
    Upper <- A
    n <- 0 #cantidad de avances
    C_calculadas <- c(C)
    C_prima_calculadas <- c(C_prima)
    x_calculadas <- c(x)
    while (x<1){
      b <- matrix(c((-C-((1-Pond)*h)*C_prima), (-((1-Pond)*h)*(K/D)*C-(((1-Pond)*h)*(U/D)+1)*C_prima)), nrow = 2, ncol = 1, byrow = TRUE)
      #sistema Ly=b
      vector_y <- matrix(c(b[1,], # y1
                         b[2,]-Lower[2,1]*b[1,]), # y2
                         nrow = 2, ncol = 1, byrow = TRUE)
      #Sistema Ux=y
      vector_x <- matrix(c((vector_y[1,]-Upper[1,2]*(vector_y[2,]/Upper[2, 2]))/Upper[1,1], # u_{n+1} (C)
                           vector_y[2,]/Upper[2, 2]), # v_{n+1} (C')
                           nrow = 2, ncol = 1, byrow = TRUE)
      #Valores de la concentración de cenizas y de su derivada en la posición x
      x <- x+h
      n <- n+1
      C <- vector_x[1,]
      C_prima <- vector_x[2,]
    }
    if (h==1){
      error_abs_h1_CN <- C-C_analitica[11]
    }
    if (h==0.5){
      error_abs_h2_CN <- C-C_analitica[11] 
    }
  }
  if (j==1){
    p_CN_Pond0.6 <- log(error_abs_h2_CN/error_abs_h1_CN)/log(h2/h1)
  }
  if (j==2){
    p_CN_Pond0.8 <- log(error_abs_h2_CN/error_abs_h1_CN)/log(h2/h1)
  }
  if (j==3){
    p_CN_Pond1 <- log(error_abs_h2_CN/error_abs_h1_CN)/log(h2/h1)
  }
}
paste("El orden de precisión experimental para Crank-Nicolson con Pond=0,6 es:", p_CN_Pond0.6)
paste("El orden de precisión experimental para Crank-Nicolson con Pond=0,8 es:", p_CN_Pond0.8)
paste("El orden de precisión experimental para Crank-Nicolson con Pond=1 es:", p_CN_Pond1)
